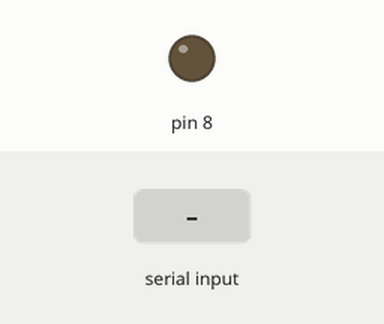
This sketch was run on a simulated Arduino Uno, built with avr-gcc and run on an emulated ATmega328P. Parts: output pins drawn as LEDs (lit = HIGH). The test bench sets the inputs (shaded band). What the sketch prints to the serial monitor is not drawn.

Above: at 1.2 s.
1.3 s: "B" received over Serial
At 1.7 s:
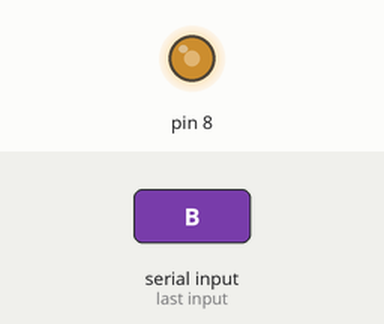
2.8 s: "1" received over Serial
At 3.6 s:
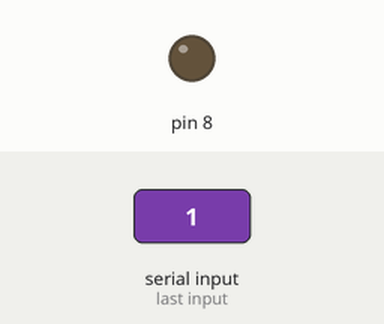
Timing chart, 0 to 5.8 s (numbered marks = the images above; inputs shaded):
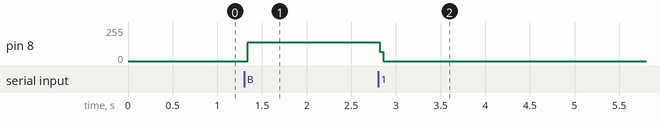

Measured:
- after the input at 1.3 s, pin 8: 0/255 → 141/255 at once
- after the input at 2.8 s, pin 8: 141/255 → 0/255 at once

The sketch:

caller.ino
```cpp
#include "Ultrasonic2.h"

Ultrasonic ultrasonic(8,7);

void setup() {
 // setup the xbee connection
  Serial.begin(115200);
  Serial.write('A');
}

void loop() {

  //check for radio signal
  if(Serial.available() > 0)
  {
      //read command
      char input = Serial.read();


      //if send
      if(input == 'B')
      {
        //send until told otherwise
        while(Serial.available() == 0)
        {
          ultrasonic.Send();
        }
      }
  }

}
```

Ultrasonic.cpp
```cpp
/*
  Ultrasonic.cpp - Library for HC-SR04 Ultrasonic Ranging Module.library

  Created by ITead studio. Apr 20, 2010.
  iteadstudio.com
*/

#include "Arduino.h"
#include "Ultrasonic2.h"

Ultrasonic::Ultrasonic(int TP, int EP)
{
   pinMode(TP,OUTPUT);
   pinMode(EP,INPUT);
   Trig_pin=TP;
   Echo_pin=EP;
}

long Ultrasonic::Timing()
{
  digitalWrite(Trig_pin, LOW);
  delayMicroseconds(2);
  digitalWrite(Trig_pin, HIGH);
  delayMicroseconds(10);
  digitalWrite(Trig_pin, LOW);
  duration = pulseIn(Echo_pin,HIGH);
  return duration;
}

/*
	Send an ultrasonic sensor signal to the bot
*/
void Ultrasonic::Send()
{
  digitalWrite(Trig_pin, LOW);
  delayMicroseconds(2);
  digitalWrite(Trig_pin, HIGH);
  delayMicroseconds(20);
  digitalWrite(Trig_pin, LOW);
}

/*
  Recieve an ultrasonic sensor reading from the sender
*/
long Ultrasonic::Recieve()
{
  duration = pulseIn(Echo_pin,HIGH);
  long distance_cm = duration /29 ;
  return distance_cm;
}

long Ultrasonic::Ranging(int sys)
{
  Timing();
  distacne_cm = duration /29 / 2 ;
  distance_inc = duration / 74 / 2;
  if (sys)
  return distacne_cm;
  else
  return distance_inc;
}
```

Ultrasonic2.h
```cpp
/*
  Ultrasonic.h - Library for HR-SC04 Ultrasonic Ranging Module.
  Created by ITead studio. Alex, Apr 20, 2010.
  iteadstudio.com
*/


#ifndef Ultrasonic2_h
#define Ultrasonic2_h


#define CM 1
#define INC 0

class Ultrasonic
{
  public:
    Ultrasonic(int TP, int EP);
    long Timing();
    void Send();
    long Recieve();
    long Ranging(int sys);

    private:
    int Trig_pin;
    int Echo_pin;
    long  duration,distacne_cm,distance_inc;

};

#endif
```
